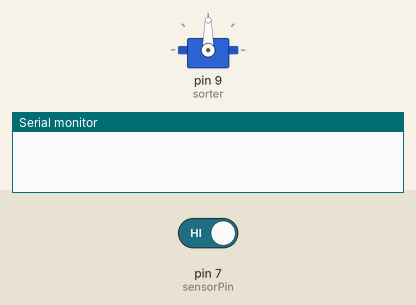
Simulated run of this sketch. Board: Arduino Uno, built with avr-gcc and run on an emulated ATmega328P. Parts: servo, the last lines printed to the serial monitor. Inputs (shaded band) come from the test bench; at power-on: pin 7 (sensorPin) HIGH.

Above: at 1.2 s.
1.3 s: pin 7 (sensorPin) driven LOW
At 6.6 s:
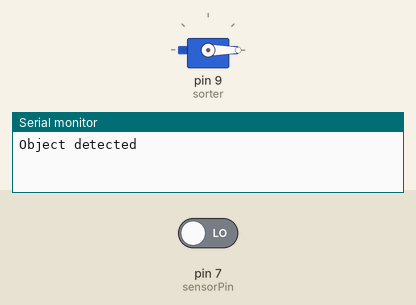
Timing chart, 0 to 11.8 s (numbered marks = the images above; inputs shaded):
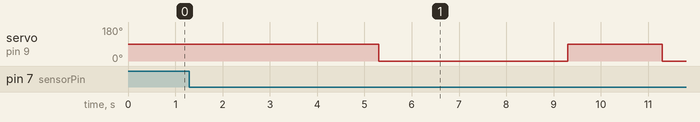

Measured:
- after the input at 1.3 s, servo on pin 9 (sorter): 90° → 0° after 4.0 s, → 90° 4.0 s later, → 0° 2.0 s later

The sketch:

ewaste_detection.ino
```cpp
#include <Servo.h>

Servo sorter;
int sensorPin = 7;

void setup() {
  pinMode(sensorPin, INPUT);
  sorter.attach(9);
  Serial.begin(9600);
}

void loop() {

  int objectDetected = digitalRead(sensorPin);

  if(objectDetected == LOW)
  {
    Serial.println("Object detected");

    delay(2000);

    sorter.write(90);
    delay(2000);

    sorter.write(0);
    delay(2000);

    if(Serial.available())
{
  char data = Serial.read();

  if(data == '1') sorter.write(30);
  else if(data == '2') sorter.write(60);
  else if(data == '3') sorter.write(90);
  else if(data == '4') sorter.write(120);
}
  }
}
```
